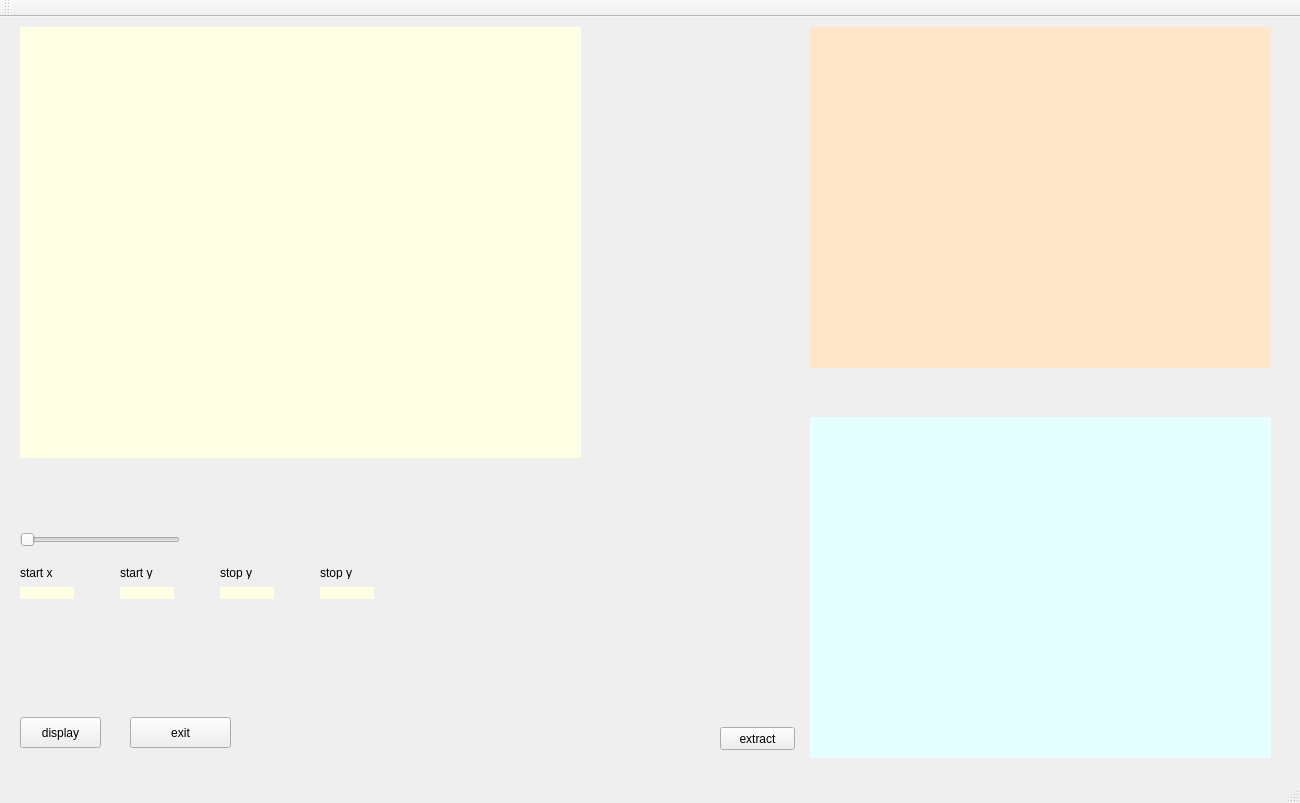
<?xml version="1.0" encoding="UTF-8"?>
<ui version="4.0">
 <class>MainWindow</class>
 <widget class="QMainWindow" name="MainWindow">
  <property name="geometry">
   <rect>
    <x>0</x>
    <y>0</y>
    <width>1300</width>
    <height>803</height>
   </rect>
  </property>
  <property name="windowTitle">
   <string>VideoTest</string>
  </property>
  <property name="windowIcon">
   <iconset resource="pic.qrc">
    <normaloff>:/leo.ico</normaloff>:/leo.ico</iconset>
  </property>
  <widget class="QWidget" name="centralWidget">
   <widget class="QPushButton" name="Btn_save">
    <property name="geometry">
     <rect>
      <x>130</x>
      <y>700</y>
      <width>101</width>
      <height>31</height>
     </rect>
    </property>
    <property name="text">
     <string>exit</string>
    </property>
   </widget>
   <widget class="QSlider" name="horizontalSlider">
    <property name="geometry">
     <rect>
      <x>20</x>
      <y>510</y>
      <width>160</width>
      <height>26</height>
     </rect>
    </property>
    <property name="maximum">
     <number>255</number>
    </property>
    <property name="orientation">
     <enum>Qt::Horizontal</enum>
    </property>
   </widget>
   <widget class="QPushButton" name="pushButton">
    <property name="geometry">
     <rect>
      <x>20</x>
      <y>700</y>
      <width>81</width>
      <height>31</height>
     </rect>
    </property>
    <property name="text">
     <string>display</string>
    </property>
   </widget>
   <widget class="QLabel" name="label">
    <property name="geometry">
     <rect>
      <x>20</x>
      <y>10</y>
      <width>561</width>
      <height>431</height>
     </rect>
    </property>
    <property name="styleSheet">
     <string notr="true">background-color:rgb(255, 255, 230)</string>
    </property>
    <property name="text">
     <string/>
    </property>
   </widget>
   <widget class="QLabel" name="label_bin">
    <property name="geometry">
     <rect>
      <x>810</x>
      <y>10</y>
      <width>461</width>
      <height>341</height>
     </rect>
    </property>
    <property name="styleSheet">
     <string notr="true">background-color:rgb(255, 230, 200)</string>
    </property>
    <property name="text">
     <string/>
    </property>
   </widget>
   <widget class="QLabel" name="label_skeleton">
    <property name="geometry">
     <rect>
      <x>810</x>
      <y>400</y>
      <width>461</width>
      <height>341</height>
     </rect>
    </property>
    <property name="styleSheet">
     <string notr="true">background-color:rgb(230, 255, 255)</string>
    </property>
    <property name="text">
     <string/>
    </property>
   </widget>
   <widget class="QPushButton" name="Btn_extract">
    <property name="geometry">
     <rect>
      <x>720</x>
      <y>710</y>
      <width>75</width>
      <height>23</height>
     </rect>
    </property>
    <property name="text">
     <string>extract</string>
    </property>
   </widget>
   <widget class="QLabel" name="label_2">
    <property name="geometry">
     <rect>
      <x>20</x>
      <y>570</y>
      <width>54</width>
      <height>12</height>
     </rect>
    </property>
    <property name="styleSheet">
     <string notr="true">background-color:rgb(255, 255, 230)</string>
    </property>
    <property name="text">
     <string/>
    </property>
   </widget>
   <widget class="QLabel" name="label_3">
    <property name="geometry">
     <rect>
      <x>120</x>
      <y>570</y>
      <width>54</width>
      <height>12</height>
     </rect>
    </property>
    <property name="styleSheet">
     <string notr="true">background-color:rgb(255, 255, 230)</string>
    </property>
    <property name="text">
     <string/>
    </property>
   </widget>
   <widget class="QLabel" name="label_4">
    <property name="geometry">
     <rect>
      <x>220</x>
      <y>570</y>
      <width>54</width>
      <height>12</height>
     </rect>
    </property>
    <property name="styleSheet">
     <string notr="true">background-color:rgb(255, 255, 230)</string>
    </property>
    <property name="text">
     <string/>
    </property>
   </widget>
   <widget class="QLabel" name="label_5">
    <property name="geometry">
     <rect>
      <x>320</x>
      <y>570</y>
      <width>54</width>
      <height>12</height>
     </rect>
    </property>
    <property name="styleSheet">
     <string notr="true">background-color:rgb(255, 255, 230)</string>
    </property>
    <property name="text">
     <string/>
    </property>
   </widget>
   <widget class="QLabel" name="label_6">
    <property name="geometry">
     <rect>
      <x>220</x>
      <y>550</y>
      <width>54</width>
      <height>12</height>
     </rect>
    </property>
    <property name="text">
     <string>stop y</string>
    </property>
   </widget>
   <widget class="QLabel" name="label_7">
    <property name="geometry">
     <rect>
      <x>120</x>
      <y>550</y>
      <width>54</width>
      <height>12</height>
     </rect>
    </property>
    <property name="text">
     <string>start y</string>
    </property>
   </widget>
   <widget class="QLabel" name="label_8">
    <property name="geometry">
     <rect>
      <x>20</x>
      <y>550</y>
      <width>54</width>
      <height>12</height>
     </rect>
    </property>
    <property name="text">
     <string>start x</string>
    </property>
   </widget>
   <widget class="QLabel" name="label_9">
    <property name="geometry">
     <rect>
      <x>320</x>
      <y>550</y>
      <width>54</width>
      <height>12</height>
     </rect>
    </property>
    <property name="text">
     <string>stop y</string>
    </property>
   </widget>
  </widget>
  <widget class="QMenuBar" name="menuBar">
   <property name="geometry">
    <rect>
     <x>0</x>
     <y>0</y>
     <width>1300</width>
     <height>21</height>
    </rect>
   </property>
  </widget>
  <widget class="QToolBar" name="mainToolBar">
   <attribute name="toolBarArea">
    <enum>TopToolBarArea</enum>
   </attribute>
   <attribute name="toolBarBreak">
    <bool>false</bool>
   </attribute>
  </widget>
  <widget class="QStatusBar" name="statusBar"/>
 </widget>
 <layoutdefault spacing="6" margin="11"/>
 <resources>
  <include location="pic.qrc"/>
 </resources>
 <connections/>
</ui>
